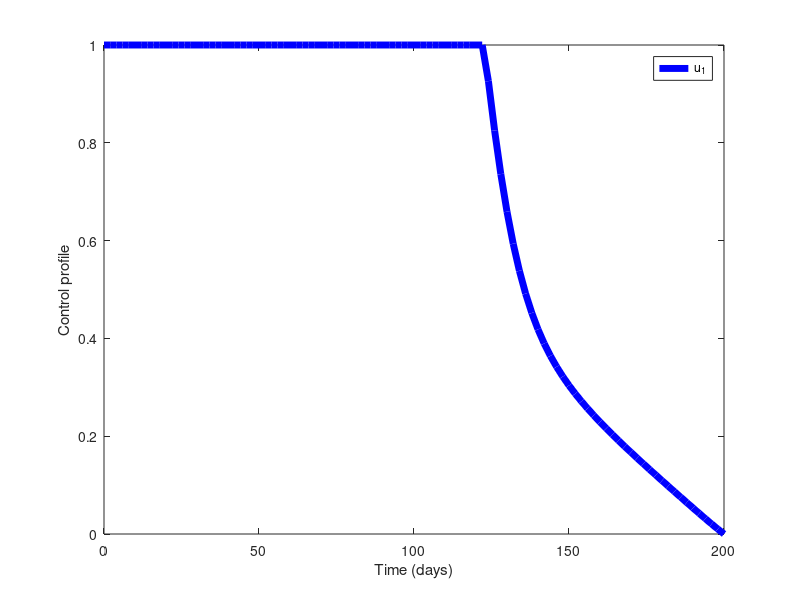

This chart was generated by the following MATLAB code:
function Optimal_Control_SARS_Hepatitis
% This function computes the optimal control and the corresponding solution using forward-backward sweep
clc;
clear;
test = -1;
delta = 0.0001; %set tolerance
N = 100; %number of subdivisions
T = 200; %timespan
t=linspace(0,T,N+1);
k2=T/N; %step
k = k2/2;
u1=zeros(1,length(t)); u2=zeros(1,length(t)); u3=zeros(1,length(t)); u4=zeros(1,length(t)); 
S=zeros(1,length(t)); A_C=zeros(1,length(t)); I_C=zeros(1,length(t)); A_H=zeros(1,length(t)); I_H=zeros(1,length(t));
I_CH=zeros(1,length(t)); R=zeros(1,length(t)); 
lambda1=zeros(1,length(t)); lambda2=zeros(1,length(t)); lambda3=zeros(1,length(t)); lambda4=zeros(1,length(t)); lambda5=zeros(1,length(t));
lambda6=zeros(1,length(t)); lambda7=zeros(1,length(t)); 
S(1)=700000; A_C(1)=500; I_C(1)=300; A_H(1)=500; I_H(1)=500; I_CH(1)=20; R(1)=100; 
Lambda = 732500/(76.31*365); mu = 1/(76.31*365); 
beta_C=0.15; beta_H=0.15; beta_CH=0.2; alpha_1 = 1/7; alpha_2 =1/7; eta_C = 0.05; eta_H = 0.05; eta_CH = 0.005; 
varthet_1 = 0.5; varthet_2 =0.5; zet_1 = 1.0; zet_2 = 1.0; xi_C =0.15; xi_H =0.15; xi_CH =0.15;     

R0C = beta_C*(varthet_1*(eta_C + xi_C + mu)+alpha_1)/((alpha_1+mu)*(eta_C + xi_C + mu)) %SARS-CoV-2
R0H = beta_H*(varthet_2*(eta_H + xi_H + mu)+alpha_1)/((alpha_2+mu)*(eta_H + xi_H + mu)) % HBV
RCH = beta_CH/(eta_CH + xi_CH + mu) % co-infection
w1=0.5; w2=0.7; w3=0.9; w4=0.9;  
while (test<0) % while the tolerance is reached, repeat
oldu1 = u1;
oldu2 = u2;
oldu3 = u3;
oldu4 = u4;
oldS = S;
oldA_C = A_C;
oldI_C = I_C;
oldA_H = A_H;
oldI_H = I_H;
oldI_CH = I_CH;
oldR = R;
oldlambda1 = lambda1;
oldlambda2 = lambda2;
oldlambda3 = lambda3;
oldlambda4 = lambda4;
oldlambda5 = lambda5;
oldlambda6 = lambda6;
oldlambda7 = lambda7;
for i=1:N %loop that solve the forward differential equation of the state system
auxS1= Lambda - (1-u1(i))*beta_C*(varthet_1*A_C(i) + I_C(i))/(S(i) + A_C(i) + I_C(i) + A_H(i) + I_H(i) + I_CH(i) + R(i))*S(i) - (1-u2(i))*beta_H*(varthet_2*A_H(i) + I_H(i))/(S(i) + A_C(i) + I_C(i) + A_H(i) + I_H(i) + I_CH(i) + R(i))*S(i) - (1-u3(i))*(beta_CH*I_CH(i))/(S(i) + A_C(i) + I_C(i) + A_H(i) + I_H(i) + I_CH(i) + R(i))*S(i) - mu*S(i); 
auxA_C1 = (1-u1(i))*beta_C*(varthet_1*A_C(i) + I_C(i))/(S(i) + A_C(i) + I_C(i) + A_H(i) + I_H(i) + I_CH(i) + R(i))*S(i) - (alpha_1 + mu)*A_C(i); 
auxI_C1 = alpha_1*A_C(i) - (xi_C + eta_C + mu)*I_C(i) - (1-u4(i))*zet_1*beta_H*(varthet_2*A_H(i) + I_H(i))/(S(i) + A_C(i) + I_C(i) + A_H(i) + I_H(i) + I_CH(i) + R(i))*I_C(i);
auxA_H1 = (1-u2(i))*beta_H*(varthet_2*A_H(i) + I_H(i))/(S(i) + A_C(i) + I_C(i) + A_H(i) + I_H(i) + I_CH(i) + R(i))*S(i) - (alpha_2 + mu)*A_H(i); 
auxI_H1 = alpha_2*A_H(i) - (xi_H + eta_H + mu)*I_H(i) - (1-u4(i))*zet_2*beta_C*(varthet_1*A_C(i) + I_C(i))/(S(i) + A_C(i) + I_C(i) + A_H(i) + I_H(i) + I_CH(i) + R(i))*I_H(i); 
auxI_CH1 = (1-u3(i))*(beta_CH*I_CH(i))/(S(i) + A_C(i) + I_C(i) + A_H(i) + I_H(i) + I_CH(i) + R(i))*S(i) + (1-u4(i))*zet_1*beta_H*(varthet_2*A_H(i) + I_H(i))/(S(i) + A_C(i) + I_C(i) + A_H(i) + I_H(i) + I_CH(i) + R(i))*I_C(i) + (1-u4(i))*zet_2*beta_C*(varthet_1*A_C(i) + I_C(i))/(S(i) + A_C(i) + I_C(i) + A_H(i) + I_H(i) + I_CH(i) + R(i))*I_H(i) - (xi_CH + eta_CH + mu)*I_CH(i); 
auxR1 = xi_C*I_C(i) + xi_H*I_H(i) + xi_CH*I_CH(i) - mu*R(i);
S(i+1) = S(i) + k*auxS1;
A_C(i+1) = A_C(i) + k*auxA_C1;  
I_C(i+1) = I_C(i) + k*auxI_C1;
A_H(i+1) = A_H(i) + k*auxA_H1;
I_H(i+1) = I_H(i) + k*auxI_H1;
I_CH(i+1) = I_CH(i) + k*auxI_CH1; 
R(i+1)    =  R(i) + k*auxR1;
end
for i=1:N %loop that solves the backward differential equation of the adjoint system
j = N + 2 -i;
auxlambda11 = lambda1(j)*(mu - (beta_C*(I_C(j) + A_C(j)*varthet_1)*(u1(j) - 1))/(A_C(j) + A_H(j) + I_C(j) + I_CH(j) + I_H(j) + R(j) + S(j)) - (beta_H*(I_H(j) + A_H(j)*varthet_2)*(u2(j) - 1))/(A_C(j) + A_H(j) + I_C(j) + I_CH(j) + I_H(j) + R(j) + S(j)) - (I_CH(j)*beta_CH*(u3(j) - 1))/(A_C(j) + A_H(j) + I_C(j) + I_CH(j) + I_H(j) + R(j) + S(j)) + (S(j)*beta_C*(I_C(j) + A_C(j)*varthet_1)*(u1(j) - 1))/(A_C(j) + A_H(j) + I_C(j) + I_CH(j) + I_H(j) + R(j) + S(j))^2 + (S(j)*beta_H*(I_H(j) + A_H(j)*varthet_2)*(u2(j) - 1))/(A_C(j) + A_H(j) + I_C(j) + I_CH(j) + I_H(j) + R(j) + S(j))^2 + (I_CH(j)*S(j)*beta_CH*(u3(j) - 1))/(A_C(j) + A_H(j) + I_C(j) + I_CH(j) + I_H(j) + R(j) + S(j))^2) - lambda6(j)*((I_CH(j)*S(j)*beta_CH*(u3(j) - 1))/(A_C(j) + A_H(j) + I_C(j) + I_CH(j) + I_H(j) + R(j) + S(j))^2 - (I_CH(j)*beta_CH*(u3(j) - 1))/(A_C(j) + A_H(j) + I_C(j) + I_CH(j) + I_H(j) + R(j) + S(j)) + (I_H(j)*beta_C*zet_2*(I_C(j) + A_C(j)*varthet_1)*(u4(j) - 1))/(A_C(j) + A_H(j) + I_C(j) + I_CH(j) + I_H(j) + R(j) + S(j))^2 + (I_C(j)*beta_H*zet_1*(I_H(j) + A_H(j)*varthet_2)*(u4(j) - 1))/(A_C(j) + A_H(j) + I_C(j) + I_CH(j) + I_H(j) + R(j) + S(j))^2) + lambda2(j)*((beta_C*(I_C(j) + A_C(j)*varthet_1)*(u1(j) - 1))/(A_C(j) + A_H(j) + I_C(j) + I_CH(j) + I_H(j) + R(j) + S(j)) - (S(j)*beta_C*(I_C(j) + A_C(j)*varthet_1)*(u1(j) - 1))/(A_C(j) + A_H(j) + I_C(j) + I_CH(j) + I_H(j) + R(j) + S(j))^2) + lambda4(j)*((beta_H*(I_H(j) + A_H(j)*varthet_2)*(u2(j) - 1))/(A_C(j) + A_H(j) + I_C(j) + I_CH(j) + I_H(j) + R(j) + S(j)) - (S(j)*beta_H*(I_H(j) + A_H(j)*varthet_2)*(u2(j) - 1))/(A_C(j) + A_H(j) + I_C(j) + I_CH(j) + I_H(j) + R(j) + S(j))^2) + (I_H(j)*beta_C*lambda5(j)*zet_2*(I_C(j) + A_C(j)*varthet_1)*(u4(j) - 1))/(A_C(j) + A_H(j) + I_C(j) + I_CH(j) + I_H(j) + R(j) + S(j))^2 + (I_C(j)*beta_H*lambda3(j)*zet_1*(I_H(j) + A_H(j)*varthet_2)*(u4(j) - 1))/(A_C(j) + A_H(j) + I_C(j) + I_CH(j) + I_H(j) + R(j) + S(j))^2;
auxlambda21 = lambda1(j)*((S(j)*beta_C*(I_C(j) + A_C(j)*varthet_1)*(u1(j) - 1))/(A_C(j) + A_H(j) + I_C(j) + I_CH(j) + I_H(j) + R(j) + S(j))^2 - (S(j)*beta_C*varthet_1*(u1(j) - 1))/(A_C(j) + A_H(j) + I_C(j) + I_CH(j) + I_H(j) + R(j) + S(j)) + (S(j)*beta_H*(I_H(j) + A_H(j)*varthet_2)*(u2(j) - 1))/(A_C(j) + A_H(j) + I_C(j) + I_CH(j) + I_H(j) + R(j) + S(j))^2 + (I_CH(j)*S(j)*beta_CH*(u3(j) - 1))/(A_C(j) + A_H(j) + I_C(j) + I_CH(j) + I_H(j) + R(j) + S(j))^2) - lambda3(j)*(alpha_1 - (I_C(j)*beta_H*zet_1*(I_H(j) + A_H(j)*varthet_2)*(u4(j) - 1))/(A_C(j) + A_H(j) + I_C(j) + I_CH(j) + I_H(j) + R(j) + S(j))^2) - lambda6(j)*((I_CH(j)*S(j)*beta_CH*(u3(j) - 1))/(A_C(j) + A_H(j) + I_C(j) + I_CH(j) + I_H(j) + R(j) + S(j))^2 - (I_H(j)*beta_C*varthet_1*zet_2*(u4(j) - 1))/(A_C(j) + A_H(j) + I_C(j) + I_CH(j) + I_H(j) + R(j) + S(j)) + (I_H(j)*beta_C*zet_2*(I_C(j) + A_C(j)*varthet_1)*(u4(j) - 1))/(A_C(j) + A_H(j) + I_C(j) + I_CH(j) + I_H(j) + R(j) + S(j))^2 + (I_C(j)*beta_H*zet_1*(I_H(j) + A_H(j)*varthet_2)*(u4(j) - 1))/(A_C(j) + A_H(j) + I_C(j) + I_CH(j) + I_H(j) + R(j) + S(j))^2) + lambda2(j)*(alpha_1 + mu + (S(j)*beta_C*varthet_1*(u1(j) - 1))/(A_C(j) + A_H(j) + I_C(j) + I_CH(j) + I_H(j) + R(j) + S(j)) - (S(j)*beta_C*(I_C(j) + A_C(j)*varthet_1)*(u1(j) - 1))/(A_C(j) + A_H(j) + I_C(j) + I_CH(j) + I_H(j) + R(j) + S(j))^2) - lambda5(j)*((I_H(j)*beta_C*varthet_1*zet_2*(u4(j) - 1))/(A_C(j) + A_H(j) + I_C(j) + I_CH(j) + I_H(j) + R(j) + S(j)) - (I_H(j)*beta_C*zet_2*(I_C(j) + A_C(j)*varthet_1)*(u4(j) - 1))/(A_C(j) + A_H(j) + I_C(j) + I_CH(j) + I_H(j) + R(j) + S(j))^2) - (S(j)*beta_H*lambda4(j)*(I_H(j) + A_H(j)*varthet_2)*(u2(j) - 1))/(A_C(j) + A_H(j) + I_C(j) + I_CH(j) + I_H(j) + R(j) + S(j))^2 - 1;
auxlambda31 = lambda2(j)*((S(j)*beta_C*(u1(j) - 1))/(A_C(j) + A_H(j) + I_C(j) + I_CH(j) + I_H(j) + R(j) + S(j)) - (S(j)*beta_C*(I_C(j) + A_C(j)*varthet_1)*(u1(j) - 1))/(A_C(j) + A_H(j) + I_C(j) + I_CH(j) + I_H(j) + R(j) + S(j))^2) - lambda5(j)*((I_H(j)*beta_C*zet_2*(u4(j) - 1))/(A_C(j) + A_H(j) + I_C(j) + I_CH(j) + I_H(j) + R(j) + S(j)) - (I_H(j)*beta_C*zet_2*(I_C(j) + A_C(j)*varthet_1)*(u4(j) - 1))/(A_C(j) + A_H(j) + I_C(j) + I_CH(j) + I_H(j) + R(j) + S(j))^2) - lambda7(j)*xi_C - lambda6(j)*((I_CH(j)*S(j)*beta_CH*(u3(j) - 1))/(A_C(j) + A_H(j) + I_C(j) + I_CH(j) + I_H(j) + R(j) + S(j))^2 - (beta_H*zet_1*(I_H(j) + A_H(j)*varthet_2)*(u4(j) - 1))/(A_C(j) + A_H(j) + I_C(j) + I_CH(j) + I_H(j) + R(j) + S(j)) - (I_H(j)*beta_C*zet_2*(u4(j) - 1))/(A_C(j) + A_H(j) + I_C(j) + I_CH(j) + I_H(j) + R(j) + S(j)) + (I_H(j)*beta_C*zet_2*(I_C(j) + A_C(j)*varthet_1)*(u4(j) - 1))/(A_C(j) + A_H(j) + I_C(j) + I_CH(j) + I_H(j) + R(j) + S(j))^2 + (I_C(j)*beta_H*zet_1*(I_H(j) + A_H(j)*varthet_2)*(u4(j) - 1))/(A_C(j) + A_H(j) + I_C(j) + I_CH(j) + I_H(j) + R(j) + S(j))^2) + lambda1(j)*((S(j)*beta_C*(I_C(j) + A_C(j)*varthet_1)*(u1(j) - 1))/(A_C(j) + A_H(j) + I_C(j) + I_CH(j) + I_H(j) + R(j) + S(j))^2 - (S(j)*beta_C*(u1(j) - 1))/(A_C(j) + A_H(j) + I_C(j) + I_CH(j) + I_H(j) + R(j) + S(j)) + (S(j)*beta_H*(I_H(j) + A_H(j)*varthet_2)*(u2(j) - 1))/(A_C(j) + A_H(j) + I_C(j) + I_CH(j) + I_H(j) + R(j) + S(j))^2 + (I_CH(j)*S(j)*beta_CH*(u3(j) - 1))/(A_C(j) + A_H(j) + I_C(j) + I_CH(j) + I_H(j) + R(j) + S(j))^2) + lambda3(j)*(eta_C + mu + xi_C - (beta_H*zet_1*(I_H(j) + A_H(j)*varthet_2)*(u4(j) - 1))/(A_C(j) + A_H(j) + I_C(j) + I_CH(j) + I_H(j) + R(j) + S(j)) + (I_C(j)*beta_H*zet_1*(I_H(j) + A_H(j)*varthet_2)*(u4(j) - 1))/(A_C(j) + A_H(j) + I_C(j) + I_CH(j) + I_H(j) + R(j) + S(j))^2) - (S(j)*beta_H*lambda4(j)*(I_H(j) + A_H(j)*varthet_2)*(u2(j) - 1))/(A_C(j) + A_H(j) + I_C(j) + I_CH(j) + I_H(j) + R(j) + S(j))^2 - 1;
auxlambda41 = lambda1(j)*((S(j)*beta_C*(I_C(j) + A_C(j)*varthet_1)*(u1(j) - 1))/(A_C(j) + A_H(j) + I_C(j) + I_CH(j) + I_H(j) + R(j) + S(j))^2 - (S(j)*beta_H*varthet_2*(u2(j) - 1))/(A_C(j) + A_H(j) + I_C(j) + I_CH(j) + I_H(j) + R(j) + S(j)) + (S(j)*beta_H*(I_H(j) + A_H(j)*varthet_2)*(u2(j) - 1))/(A_C(j) + A_H(j) + I_C(j) + I_CH(j) + I_H(j) + R(j) + S(j))^2 + (I_CH(j)*S(j)*beta_CH*(u3(j) - 1))/(A_C(j) + A_H(j) + I_C(j) + I_CH(j) + I_H(j) + R(j) + S(j))^2) - lambda5(j)*(alpha_2 - (I_H(j)*beta_C*zet_2*(I_C(j) + A_C(j)*varthet_1)*(u4(j) - 1))/(A_C(j) + A_H(j) + I_C(j) + I_CH(j) + I_H(j) + R(j) + S(j))^2) - lambda6(j)*((I_CH(j)*S(j)*beta_CH*(u3(j) - 1))/(A_C(j) + A_H(j) + I_C(j) + I_CH(j) + I_H(j) + R(j) + S(j))^2 - (I_C(j)*beta_H*varthet_2*zet_1*(u4(j) - 1))/(A_C(j) + A_H(j) + I_C(j) + I_CH(j) + I_H(j) + R(j) + S(j)) + (I_H(j)*beta_C*zet_2*(I_C(j) + A_C(j)*varthet_1)*(u4(j) - 1))/(A_C(j) + A_H(j) + I_C(j) + I_CH(j) + I_H(j) + R(j) + S(j))^2 + (I_C(j)*beta_H*zet_1*(I_H(j) + A_H(j)*varthet_2)*(u4(j) - 1))/(A_C(j) + A_H(j) + I_C(j) + I_CH(j) + I_H(j) + R(j) + S(j))^2) + lambda4(j)*(alpha_2 + mu + (S(j)*beta_H*varthet_2*(u2(j) - 1))/(A_C(j) + A_H(j) + I_C(j) + I_CH(j) + I_H(j) + R(j) + S(j)) - (S(j)*beta_H*(I_H(j) + A_H(j)*varthet_2)*(u2(j) - 1))/(A_C(j) + A_H(j) + I_C(j) + I_CH(j) + I_H(j) + R(j) + S(j))^2) - lambda3(j)*((I_C(j)*beta_H*varthet_2*zet_1*(u4(j) - 1))/(A_C(j) + A_H(j) + I_C(j) + I_CH(j) + I_H(j) + R(j) + S(j)) - (I_C(j)*beta_H*zet_1*(I_H(j) + A_H(j)*varthet_2)*(u4(j) - 1))/(A_C(j) + A_H(j) + I_C(j) + I_CH(j) + I_H(j) + R(j) + S(j))^2) - (S(j)*beta_C*lambda2(j)*(I_C(j) + A_C(j)*varthet_1)*(u1(j) - 1))/(A_C(j) + A_H(j) + I_C(j) + I_CH(j) + I_H(j) + R(j) + S(j))^2 - 1;
auxlambda51 = lambda4(j)*((S(j)*beta_H*(u2(j) - 1))/(A_C(j) + A_H(j) + I_C(j) + I_CH(j) + I_H(j) + R(j) + S(j)) - (S(j)*beta_H*(I_H(j) + A_H(j)*varthet_2)*(u2(j) - 1))/(A_C(j) + A_H(j) + I_C(j) + I_CH(j) + I_H(j) + R(j) + S(j))^2) - lambda3(j)*((I_C(j)*beta_H*zet_1*(u4(j) - 1))/(A_C(j) + A_H(j) + I_C(j) + I_CH(j) + I_H(j) + R(j) + S(j)) - (I_C(j)*beta_H*zet_1*(I_H(j) + A_H(j)*varthet_2)*(u4(j) - 1))/(A_C(j) + A_H(j) + I_C(j) + I_CH(j) + I_H(j) + R(j) + S(j))^2) - lambda7(j)*xi_H - lambda6(j)*((I_CH(j)*S(j)*beta_CH*(u3(j) - 1))/(A_C(j) + A_H(j) + I_C(j) + I_CH(j) + I_H(j) + R(j) + S(j))^2 - (beta_C*zet_2*(I_C(j) + A_C(j)*varthet_1)*(u4(j) - 1))/(A_C(j) + A_H(j) + I_C(j) + I_CH(j) + I_H(j) + R(j) + S(j)) - (I_C(j)*beta_H*zet_1*(u4(j) - 1))/(A_C(j) + A_H(j) + I_C(j) + I_CH(j) + I_H(j) + R(j) + S(j)) + (I_H(j)*beta_C*zet_2*(I_C(j) + A_C(j)*varthet_1)*(u4(j) - 1))/(A_C(j) + A_H(j) + I_C(j) + I_CH(j) + I_H(j) + R(j) + S(j))^2 + (I_C(j)*beta_H*zet_1*(I_H(j) + A_H(j)*varthet_2)*(u4(j) - 1))/(A_C(j) + A_H(j) + I_C(j) + I_CH(j) + I_H(j) + R(j) + S(j))^2) + lambda1(j)*((S(j)*beta_C*(I_C(j) + A_C(j)*varthet_1)*(u1(j) - 1))/(A_C(j) + A_H(j) + I_C(j) + I_CH(j) + I_H(j) + R(j) + S(j))^2 - (S(j)*beta_H*(u2(j) - 1))/(A_C(j) + A_H(j) + I_C(j) + I_CH(j) + I_H(j) + R(j) + S(j)) + (S(j)*beta_H*(I_H(j) + A_H(j)*varthet_2)*(u2(j) - 1))/(A_C(j) + A_H(j) + I_C(j) + I_CH(j) + I_H(j) + R(j) + S(j))^2 + (I_CH(j)*S(j)*beta_CH*(u3(j) - 1))/(A_C(j) + A_H(j) + I_C(j) + I_CH(j) + I_H(j) + R(j) + S(j))^2) + lambda5(j)*(eta_H + mu + xi_H - (beta_C*zet_2*(I_C(j) + A_C(j)*varthet_1)*(u4(j) - 1))/(A_C(j) + A_H(j) + I_C(j) + I_CH(j) + I_H(j) + R(j) + S(j)) + (I_H(j)*beta_C*zet_2*(I_C(j) + A_C(j)*varthet_1)*(u4(j) - 1))/(A_C(j) + A_H(j) + I_C(j) + I_CH(j) + I_H(j) + R(j) + S(j))^2) - (S(j)*beta_C*lambda2(j)*(I_C(j) + A_C(j)*varthet_1)*(u1(j) - 1))/(A_C(j) + A_H(j) + I_C(j) + I_CH(j) + I_H(j) + R(j) + S(j))^2 - 1;
auxlambda61 = lambda1(j)*((S(j)*beta_C*(I_C(j) + A_C(j)*varthet_1)*(u1(j) - 1))/(A_C(j) + A_H(j) + I_C(j) + I_CH(j) + I_H(j) + R(j) + S(j))^2 - (S(j)*beta_CH*(u3(j) - 1))/(A_C(j) + A_H(j) + I_C(j) + I_CH(j) + I_H(j) + R(j) + S(j)) + (S(j)*beta_H*(I_H(j) + A_H(j)*varthet_2)*(u2(j) - 1))/(A_C(j) + A_H(j) + I_C(j) + I_CH(j) + I_H(j) + R(j) + S(j))^2 + (I_CH(j)*S(j)*beta_CH*(u3(j) - 1))/(A_C(j) + A_H(j) + I_C(j) + I_CH(j) + I_H(j) + R(j) + S(j))^2) - lambda7(j)*xi_CH + lambda6(j)*(eta_CH +  mu + xi_CH + (S(j)*beta_CH*(u3(j) - 1))/(A_C(j) + A_H(j) + I_C(j) + I_CH(j) + I_H(j) + R(j) + S(j)) - (I_CH(j)*S(j)*beta_CH*(u3(j) - 1))/(A_C(j) + A_H(j) + I_C(j) + I_CH(j) + I_H(j) + R(j) + S(j))^2 - (I_H(j)*beta_C*zet_2*(I_C(j) + A_C(j)*varthet_1)*(u4(j) - 1))/(A_C(j) + A_H(j) + I_C(j) + I_CH(j) + I_H(j) + R(j) + S(j))^2 - (I_C(j)*beta_H*zet_1*(I_H(j) + A_H(j)*varthet_2)*(u4(j) - 1))/(A_C(j) + A_H(j) + I_C(j) + I_CH(j) + I_H(j) + R(j) + S(j))^2) - (S(j)*beta_C*lambda2(j)*(I_C(j) + A_C(j)*varthet_1)*(u1(j) - 1))/(A_C(j) + A_H(j) + I_C(j) + I_CH(j) + I_H(j) + R(j) + S(j))^2 - (S(j)*beta_H*lambda4(j)*(I_H(j) + A_H(j)*varthet_2)*(u2(j) - 1))/(A_C(j) + A_H(j) + I_C(j) + I_CH(j) + I_H(j) + R(j) + S(j))^2 + (I_H(j)*beta_C*lambda5(j)*zet_2*(I_C(j) + A_C(j)*varthet_1)*(u4(j) - 1))/(A_C(j) + A_H(j) + I_C(j) + I_CH(j) + I_H(j) + R(j) + S(j))^2 + (I_C(j)*beta_H*lambda3(j)*zet_1*(I_H(j) + A_H(j)*varthet_2)*(u4(j) - 1))/(A_C(j) + A_H(j) + I_C(j) + I_CH(j) + I_H(j) + R(j) + S(j))^2 - 1;
auxlambda71 = lambda7(j)*mu - lambda6(j)*((I_CH(j)*S(j)*beta_CH*(u3(j) - 1))/(A_C(j) + A_H(j) + I_C(j) + I_CH(j) + I_H(j) + R(j) + S(j))^2 + (I_H(j)*beta_C*zet_2*(I_C(j) + A_C(j)*varthet_1)*(u4(j) - 1))/(A_C(j) + A_H(j) + I_C(j) + I_CH(j) + I_H(j) + R(j) + S(j))^2 + (I_C(j)*beta_H*zet_1*(I_H(j) + A_H(j)*varthet_2)*(u4(j) - 1))/(A_C(j) + A_H(j) + I_C(j) + I_CH(j) + I_H(j) + R(j) + S(j))^2) + lambda1(j)*((S(j)*beta_C*(I_C(j) + A_C(j)*varthet_1)*(u1(j) - 1))/(A_C(j) + A_H(j) + I_C(j) + I_CH(j) + I_H(j) + R(j) + S(j))^2 + (S(j)*beta_H*(I_H(j) + A_H(j)*varthet_2)*(u2(j) - 1))/(A_C(j) + A_H(j) + I_C(j) + I_CH(j) + I_H(j) + R(j) + S(j))^2 + (I_CH(j)*S(j)*beta_CH*(u3(j) - 1))/(A_C(j) + A_H(j) + I_C(j) + I_CH(j) + I_H(j) + R(j) + S(j))^2) - (S(j)*beta_C*lambda2(j)*(I_C(j) + A_C(j)*varthet_1)*(u1(j) - 1))/(A_C(j) + A_H(j) + I_C(j) + I_CH(j) + I_H(j) + R(j) + S(j))^2 - (S(j)*beta_H*lambda4(j)*(I_H(j) + A_H(j)*varthet_2)*(u2(j) - 1))/(A_C(j) + A_H(j) + I_C(j) + I_CH(j) + I_H(j) + R(j) + S(j))^2 + (I_H(j)*beta_C*lambda5(j)*zet_2*(I_C(j) + A_C(j)*varthet_1)*(u4(j) - 1))/(A_C(j) + A_H(j) + I_C(j) + I_CH(j) + I_H(j) + R(j) + S(j))^2 + (I_C(j)*beta_H*lambda3(j)*zet_1*(I_H(j) + A_H(j)*varthet_2)*(u4(j) - 1))/(A_C(j) + A_H(j) + I_C(j) + I_CH(j) + I_H(j) + R(j) + S(j))^2; 
lambda1(j-1) = lambda1(j) - k*auxlambda11;
lambda2(j-1) = lambda2(j) - k*auxlambda21;
lambda3(j-1) = lambda3(j) - k*auxlambda31; 
lambda4(j-1) = lambda4(j) - k*auxlambda41;
lambda5(j-1) = lambda5(j) - k*auxlambda51;
lambda6(j-1) = lambda6(j) - k*auxlambda61;
lambda7(j-1) = lambda7(j) - k*auxlambda71;
end
v1Aux= (1/w1)*(beta_C.*(varthet_1.*A_C+I_C)./(S + A_C + I_C + A_H + I_H + I_CH + R)).*(S.*(lambda2-lambda1));
v2Aux= (1/w2)*(beta_H.*(varthet_2.*A_H+I_H)./(S + A_C + I_C + A_H + I_H + I_CH + R)).*(S.*(lambda4-lambda1));
v3Aux= (1/w3)*(beta_CH.*I_CH/(S + A_C + I_C + A_H + I_H + I_CH + R)).*(S.*(lambda6-lambda1));
v4Aux= (1/w4)*((beta_C.*zet_2.*(varthet_1.*A_C+I_C)./(S + A_C + I_C + A_H + I_H + I_CH + R)).*(I_H.*(lambda6-lambda5)) ...
       + (beta_H.*zet_1.*(varthet_2.*A_H+I_H)./(S + A_C + I_C + A_H + I_H + I_CH + R)).*(I_C.*(lambda6-lambda3)));
auxu1 = min(1,max(0,v1Aux));
auxu2 = min(1,max(0,v2Aux));
auxu3 = min(1,max(0,v3Aux));
auxu4 = min(1,max(0,v4Aux));
u1 = 0.5*(auxu1 + oldu1);
u2 = 0.0*(auxu2 + oldu2);
u3 = 0.0*(auxu3 + oldu3);
u4 = 0.0*(auxu4 + oldu4);
temp1 = delta*sum(abs(u1)) - sum(abs(oldu1 - u1));
temp2 = delta*sum(abs(u2)) - sum(abs(oldu2 - u2));
temp3 = delta*sum(abs(u3)) - sum(abs(oldu3 - u3));
temp4 = delta*sum(abs(u4)) - sum(abs(oldu4 - u4));
temp5 = delta*sum(abs(S)) - sum(abs(oldS - S));
temp6 = delta*sum(abs(A_C)) - sum(abs(oldA_C - A_C));
temp7 = delta*sum(abs(I_C)) - sum(abs(oldI_C - I_C));
temp8 = delta*sum(abs(A_H)) - sum(abs(oldA_H - A_H));
temp9 = delta*sum(abs(I_H)) - sum(abs(oldI_H - I_H));
temp10 = delta*sum(abs(I_CH)) - sum(abs(oldI_CH - I_CH));
temp11 = delta*sum(abs(R)) - sum(abs(oldR - R));
temp12 = delta*sum(abs(lambda1)) - sum(abs(oldlambda1 - lambda1));
temp13 = delta*sum(abs(lambda2)) - sum(abs(oldlambda2 - lambda2));
temp14 = delta*sum(abs(lambda3)) - sum(abs(oldlambda3 - lambda3));
temp15 = delta*sum(abs(lambda4)) - sum(abs(oldlambda4 - lambda4));
temp16 = delta*sum(abs(lambda5)) - sum(abs(oldlambda5 - lambda5));
temp17 = delta*sum(abs(lambda6)) - sum(abs(oldlambda6 - lambda6));
temp18 = delta*sum(abs(lambda7)) - sum(abs(oldlambda7 - lambda7));
test1 = min(temp10, min(temp11, min(temp12, min(temp13, min(temp14, min(temp15, min(temp16, min(temp17, min(temp18)))))))));
test = min(temp1, min(temp2, min(temp3, min(temp4, min(temp5, min(temp6, min(temp7, min(temp8, min(temp9, test1)))))))));
end
plot(t,u1,'b','linewidth',5)
xlabel('Time (days)'),ylabel('Control profile')
legend('u_1')
%plot(t,I_CH,'r','linewidth',5)
%xlabel('Time (days)'),ylabel('I_{CH}')
hold on
